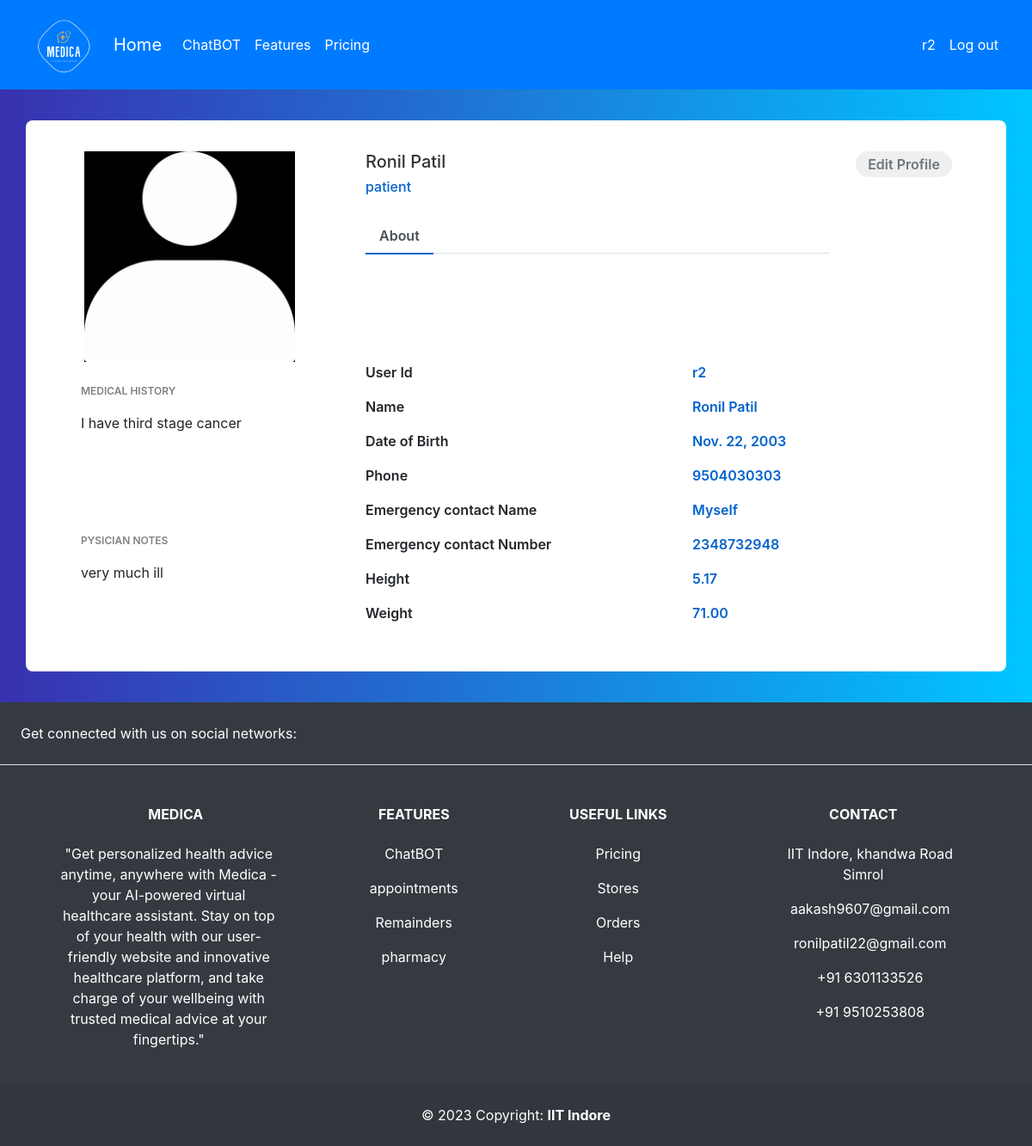
Page /profile/ (signed in) on the committed database.
### Data/models.py (models this page shows)
class Patient(models.Model):
    user = models.OneToOneField(User, on_delete=models.CASCADE)
    full_name = models.CharField(max_length=255)
    date_of_birth = models.DateField()
    address = models.CharField(max_length=255)
    gender = models.CharField( max_length=50, default='Male')
    phone_number = models.CharField(max_length=20)
    emergency_contact_name = models.CharField(max_length=255)
    emergency_contact_phone = models.CharField(max_length=20)
    medical_history = models.TextField()
    height = models.DecimalField(max_digits=5, decimal_places=2)
    weight = models.DecimalField(max_digits=5, decimal_places=2)
    physician_notes = models.TextField()

### Data/views.py (the view)
# urls.py: path('profile/', views.profile, name="profile"),
def profile(request):
    user = request.user
    try:
        template = loader.get_template('profile_patient.html')
        patient = Patient.objects.get(user=user)
        context ={
        'patient':patient,
        }
        if request.method == "POST":
            return redirect('/edit')
        return HttpResponse(template.render(context, request))
    except:
        template = loader.get_template('profile_doctor.html')
        doctor = Doctor.objects.get(user=user)
        context = {
            'doctor':doctor,
        }
        if request.method == "POST":
            return redirect('/edit')
        return HttpResponse(template.render(context,request))

### Data/templates/profile_patient.html (shortened to what this page needs)
{% extends 'base.html' %}
{% load static %}
{% block head %}
<link rel="stylesheet" href="{% static 'profile.css' %}">
<link href="//maxcdn.bootstrapcdn.com/bootstrap/4.1.1/css/bootstrap.min.css" rel="stylesheet" id="bootstrap-css">
{% endblock head %}
{% block content %}
<div class="container emp-profile">
    <form method="POST">
        <div class="row">
            <div class="col-md-4">
                <div class="profile-img">
                    <img src="{% static 'avatar.jpg' %}" alt=""/>
                </div>
            </div>
            <div class="col-md-6">
                <div class="profile-head">
                            <h5>
                                {{patient.full_name}}
                            </h5>
                            <h6>
                                patient
                            </h6>
                    <ul class="nav nav-tabs" id="myTab" role="tablist">
                        <li class="nav-item">
                            <a class="nav-link active" id="home-tab" data-toggle="tab" href="" role="tab" aria-controls="home" aria-selected="true">About</a>
                        </li>
                    </ul>
                </div>
            </div>
            <div class="col-md-2">
                <input type="submit" class="profile-edit-btn" name="btnAddMore" value="Edit Profile"/>
            </div>
        </div>
        <div class="row">
            <div class="col-md-4">
                <div class="profile-work">
                    <p>MEDICAL HISTORY</p>
                    {{patient.medical_history}}
                </div>
                <br>
                <div class="profile-work">
                    <p>PYSICIAN NOTES</p>
                    {{patient.physician_notes}}
                </div>
            </div>
            <div class="col-md-8">
                <div class="tab-content profile-tab" id="myTabContent">
                    <div class="tab-pane fade show active" id="home" role="tabpanel" aria-labelledby="home-tab">
                                <div class="row">
                                    <div class="col-md-6">
                                        <label>User Id</label>
                                    </div>
                                    <div class="col-md-6">
                                        <p>{{patient.user}}</p>
                                    </div>
                                </div>
                                <div class="row">
                                    <div class="col-md-6">
                                        <label>Name</label>
                                    </div>
                                    <div class="col-md-6">
                                        <p>{{patient.full_name}}</p>
                                    </div>
                                </div>
                                <div class="row">
                                    <div class="col-md-6">
                                        <label>Date of Birth</label>
                                    </div>
                                    <div class="col-md-6">
                                        <p>{{patient.date_of_birth}}</p>
                                    </div>
                                </div>
                                <div class="row">
                                    <div class="col-md-6">
                                        <label>Phone</label>
                                    </div>
                                    <div class="col-md-6">
                                        <p>{{patient.phone_number}}</p>
                                    </div>
                                </div>
                                <div class="row">
                                    <div class="col-md-6">
                                        <label>Emergency contact Name</label>
                                    </div>
                                    <div class="col-md-6">
                                        <p>{{patient.emergency_contact_name}}</p>
                                    </div>
                                </div>
                                <div class="row">
                                    <div class="col-md-6">
                                        <label>Emergency contact Number</label>
                                    </div>
                                    <div class="col-md-6">
                                        <p>{{patient.emergency_contact_phone}}</p>
                                    </div>
                                </div>
                                <div class="row">
                                    <div class="col-md-6">
                                        <label>Height</label>
                                    </div>
                                    <div class="col-md-6">
                                        <p>{{patient.height}}</p>
                                    </div>
                                </div>
                                <div class="row">
                                    <div class="col-md-6">
                                        <label>Weight</label>
                                    </div>
                                    <div class="col-md-6">
                                        <p>{{patient.weight}}</p>
                                    </div>
                                </div>
                    </div>
                </div>
            </div>
        </div>
    </form>
</div>
{% endblock content %}

### Homepage/templates/base.html (shortened to what this page needs)
<!doctype html>
<html lang="en">
<head>
  {% load bootstrap5 %}
  {% bootstrap_css %}
  {% load static %}
  {% load bootstrap_icons %}
  {% block head %}{% endblock head %}
  <link rel="stylesheet" href="{% static 'base.css' %}">
</head>
<body>
  <nav class="navbar navbar-expand-lg navbar-dark bg-primary">
    <div class="container-fluid">
      <a class="navbar-brand" href="/home">
        <img id="logo" src="{% static 'logo 3.png' %}" alt="Logo" width="85"
          height="75" class="d-inline-block align-text-top">
      </a>
      <a class="navbar-brand" href="/home">Home</a>
      <div class="collapse navbar-collapse" id="navbarText">
        <ul class="navbar-nav me-auto mb-2 mb-lg-0">
          <li class="nav-item">
            <a class="nav-link active" aria-current="page" href="/bot/chatbot">ChatBOT</a>
          </li>
          <li class="nav-item ">
            <a class="nav-link active" href="#Features">Features</a>
          </li>
          <li class="nav-item ">
            <a class="nav-link active" href="#">Pricing</a>
          </li>
        </ul>
        <span class="navbar-text">
          <ul class="navbar-nav me-auto mb-2 mb-lg-0">
            {% if user.is_authenticated  %}
            <li class="nav-item ">
              <a class="nav-link active" href="/profile/">{{user.username}}</a>
            </li>
            <li class="nav-item ">
              <a class="nav-link active" href="/logout/">Log out</a>
            </li>
            {% endif %}
          </ul>
        </span>
      </div>
    </div>
  </nav>
  {% block content %}{% endblock content %}
  <footer class="text-center text-lg-start bg-dark   text-white btn-outline-light form-white">
    <section class="d-flex justify-content-center justify-content-lg-between p-4 border-bottom">
      <div class="me-5 d-none d-lg-block">
        <span>Get connected with us on social networks:</span>
      </div>
      <div>
        <button type="button" class="btn btn-dark btn-floating mx-1">
        </button>
        <button type="button" class="btn btn-dark btn-floating mx-1">
        </button>
        <button type="button" class="btn btn-dark btn-floating mx-1">
        </button>
      </div>
    </section>
    <section class="">
      <div class="container text-center text-md-start mt-5">
        <div class="row mt-3">
          <div class="col-md-3 col-lg-4 col-xl-3 mx-auto mb-4">
            <h6 class="text-uppercase fw-bold mb-4">
              Medica
            </h6>
            <p>
              "Get personalized health advice anytime, anywhere with Medica - your AI-powered virtual healthcare
              assistant. Stay on top of your health with our user-friendly website and innovative healthcare platform,
              and take charge of your wellbeing with trusted medical advice at your fingertips."
            </p>
          </div>
          <div class="col-md-2 col-lg-2 col-xl-2 mx-auto mb-4">
            <h6 class="text-uppercase fw-bold mb-4" id="Features">
              Features
            </h6>
            <p>
              <a href="/bot/chatbot" class="text-reset">ChatBOT</a>
            </p>
            <p>
              <a href="/appointment/" class="text-reset">appointments</a>
            </p>
            <p>
              <a href="/remainder/" class="text-reset">Remainders</a>
            </p>
            <p>
              <a href="/pharmacy/" class="text-reset">pharmacy</a>
            </p>
          </div>
          <div class="col-md-3 col-lg-2 col-xl-2 mx-auto mb-4">
            <h6 class="text-uppercase fw-bold mb-4">
              Useful links
            </h6>
            <p>
              <a href="#!" class="text-reset">Pricing</a>
            </p>
            <p>
              <a href="#!" class="text-reset">Stores</a>
            </p>
            <p>
              <a href="#!" class="text-reset">Orders</a>
            </p>
            <p>
              <a href="#!" class="text-reset">Help</a>
            </p>
          </div>
          <div class="col-md-4 col-lg-3 col-xl-3 mx-auto mb-md-0 mb-4">
            <h6 class="text-uppercase fw-bold mb-4">Contact</h6>
            <p> IIT Indore, khandwa Road Simrol </p>
            <p>
              aakash9607@gmail.com
            </p>
            <p>
              ronilpatil22@gmail.com
            </p>
            <p> +91 6301133526</p>
            <p> +91 9510253808</p>
          </div>
        </div>
      </div>
    </section>
    <div class="text-center p-4" style="background-color: rgba(0, 0, 0, 0.05);">
      © 2023 Copyright:
      <a class="text-reset fw-bold" href="https://www.iiti.ac.in/">IIT Indore</a>
    </div>
  </footer>
</body>
</html>

### Data/static/profile.css (style rules this page uses)
body { background: -webkit-linear-gradient(left, #3931af, #00c6ff); }
.emp-profile { padding: 3%; margin-top: 3%; margin-bottom: 3%; border-radius: 0.5rem; background: #fff; }
.profile-img { text-align: center; }
.profile-img img { width: 70%; height: 100%; }
.profile-head h5 { color: #333; }
.profile-head h6 { color: #0062cc; }
.profile-edit-btn { border: none; border-radius: 1.5rem; width: 70%; padding: 2%; font-weight: 600; color: #6c757d; cursor: pointer; }
.profile-head .nav-tabs { margin-bottom:5%; }
.profile-head .nav-tabs .nav-link { font-weight:600; border: none; }
.profile-head .nav-tabs .nav-link.active { border: none; border-bottom:2px solid #0062cc; }
.profile-work { padding: 0 14% 14%; overflow-y: scroll; height: 150px; }
.profile-work p { font-size: 12px; color: #818182; font-weight: 600; margin-top: 10%; }
.profile-tab label { font-weight: 600; }
.profile-tab p { font-weight: 600; color: #0062cc; }

### Homepage/static/base.css (style rules this page uses)
html { scroll-behavior: smooth; }
a { text-decoration: none; }
#logo { border-width: 5px; border-color: white; }

### rows in the picture
Patient: full_name "Ronil Patil", medical_history "I have third stage cancer", physician_notes "very much ill", user "r2", date_of_birth "Nov. 22, 2003", phone_number "9504030303", emergency_contact_name "Myself", emergency_contact_phone "2348732948", height "5.17", weight "71.00"

### other values in the picture
{{ user.username }} "r2"
